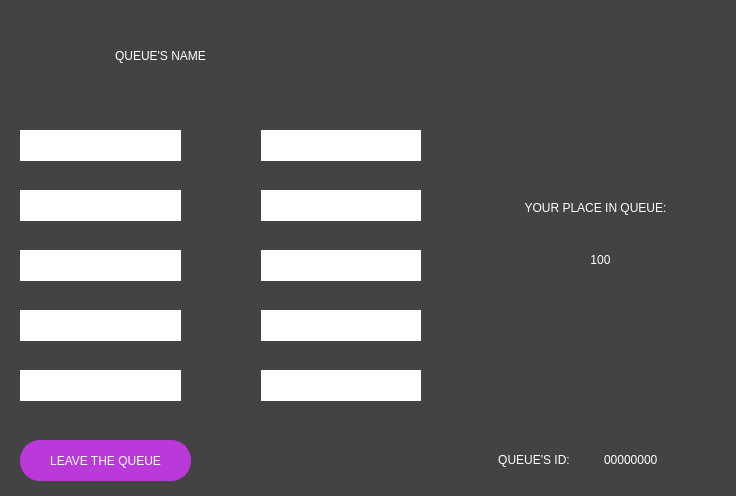
<?xml version="1.0" encoding="UTF-8"?>
<ui version="4.0">
 <class>Queue</class>
 <widget class="QDialog" name="Queue">
  <property name="geometry">
   <rect>
    <x>0</x>
    <y>0</y>
    <width>736</width>
    <height>496</height>
   </rect>
  </property>
  <property name="minimumSize">
   <size>
    <width>736</width>
    <height>496</height>
   </size>
  </property>
  <property name="maximumSize">
   <size>
    <width>736</width>
    <height>496</height>
   </size>
  </property>
  <property name="windowTitle">
   <string>Queue</string>
  </property>
  <property name="styleSheet">
   <string notr="true">background-color: rgb(67, 67, 67);</string>
  </property>
  <widget class="QWidget" name="horizontalLayoutWidget">
   <property name="geometry">
    <rect>
     <x>470</x>
     <y>420</y>
     <width>261</width>
     <height>80</height>
    </rect>
   </property>
   <layout class="QHBoxLayout" name="horizontalLayout">
    <item>
     <widget class="QLabel" name="QID_Label">
      <property name="styleSheet">
       <string notr="true">font: 600 12pt &quot;Segoe UI&quot;;
color: rgb(255, 255, 255);</string>
      </property>
      <property name="text">
       <string>&lt;html&gt;&lt;head/&gt;&lt;body&gt;&lt;p align=&quot;center&quot;&gt;QUEUE'S ID:&lt;/p&gt;&lt;/body&gt;&lt;/html&gt;</string>
      </property>
     </widget>
    </item>
    <item>
     <widget class="QLabel" name="QID">
      <property name="styleSheet">
       <string notr="true">font: 600 12pt &quot;Segoe UI&quot;;
color: rgb(255, 255, 255);</string>
      </property>
      <property name="text">
       <string>00000000</string>
      </property>
     </widget>
    </item>
   </layout>
  </widget>
  <widget class="QLabel" name="Line">
   <property name="geometry">
    <rect>
     <x>480</x>
     <y>200</y>
     <width>231</width>
     <height>31</height>
    </rect>
   </property>
   <property name="styleSheet">
    <string notr="true">font: 600 12pt &quot;Segoe UI&quot;;
color: rgb(255, 255, 255);</string>
   </property>
   <property name="text">
    <string>&lt;html&gt;&lt;head/&gt;&lt;body&gt;&lt;p align=&quot;center&quot;&gt;YOUR PLACE IN QUEUE:&lt;br/&gt;&lt;/p&gt;&lt;/body&gt;&lt;/html&gt;</string>
   </property>
  </widget>
  <widget class="QLabel" name="Name">
   <property name="geometry">
    <rect>
     <x>0</x>
     <y>10</y>
     <width>321</width>
     <height>93</height>
    </rect>
   </property>
   <property name="styleSheet">
    <string notr="true">font: 600 20pt &quot;Segoe UI&quot;;
color: rgb(255, 255, 255);</string>
   </property>
   <property name="text">
    <string>&lt;html&gt;&lt;head/&gt;&lt;body&gt;&lt;p align=&quot;center&quot;&gt;QUEUE'S NAME&lt;/p&gt;&lt;/body&gt;&lt;/html&gt;</string>
   </property>
   <property name="alignment">
    <set>Qt::AlignmentFlag::AlignCenter</set>
   </property>
  </widget>
  <widget class="QLabel" name="Place">
   <property name="geometry">
    <rect>
     <x>550</x>
     <y>240</y>
     <width>101</width>
     <height>41</height>
    </rect>
   </property>
   <property name="styleSheet">
    <string notr="true">font: 600 20pt &quot;Segoe UI&quot;;
color: rgb(255, 255, 255);</string>
   </property>
   <property name="text">
    <string>&lt;html&gt;&lt;head/&gt;&lt;body&gt;&lt;p align=&quot;center&quot;&gt;100&lt;/p&gt;&lt;/body&gt;&lt;/html&gt;</string>
   </property>
  </widget>
  <widget class="QWidget" name="horizontalLayoutWidget_2">
   <property name="geometry">
    <rect>
     <x>20</x>
     <y>130</y>
     <width>401</width>
     <height>31</height>
    </rect>
   </property>
   <layout class="QHBoxLayout" name="horizontalLayout_2">
    <property name="spacing">
     <number>80</number>
    </property>
    <item>
     <widget class="QLabel" name="label">
      <property name="styleSheet">
       <string notr="true">font: 600 12pt &quot;Segoe UI&quot;;
color: rgb(0, 0, 0);
background-color: rgb(255, 255, 255);</string>
      </property>
      <property name="text">
       <string/>
      </property>
     </widget>
    </item>
    <item>
     <widget class="QLabel" name="label_6">
      <property name="styleSheet">
       <string notr="true">font: 600 12pt &quot;Segoe UI&quot;;
color: rgb(0, 0, 0);
background-color: rgb(255, 255, 255);</string>
      </property>
      <property name="text">
       <string/>
      </property>
     </widget>
    </item>
   </layout>
  </widget>
  <widget class="QWidget" name="horizontalLayoutWidget_3">
   <property name="geometry">
    <rect>
     <x>20</x>
     <y>190</y>
     <width>401</width>
     <height>31</height>
    </rect>
   </property>
   <layout class="QHBoxLayout" name="horizontalLayout_3">
    <property name="spacing">
     <number>80</number>
    </property>
    <item>
     <widget class="QLabel" name="label_2">
      <property name="styleSheet">
       <string notr="true">font: 600 12pt &quot;Segoe UI&quot;;
color: rgb(0, 0, 0);
background-color: rgb(255, 255, 255);</string>
      </property>
      <property name="text">
       <string/>
      </property>
     </widget>
    </item>
    <item>
     <widget class="QLabel" name="label_7">
      <property name="styleSheet">
       <string notr="true">font: 600 12pt &quot;Segoe UI&quot;;
color: rgb(0, 0, 0);
background-color: rgb(255, 255, 255);</string>
      </property>
      <property name="text">
       <string/>
      </property>
     </widget>
    </item>
   </layout>
  </widget>
  <widget class="QWidget" name="horizontalLayoutWidget_4">
   <property name="geometry">
    <rect>
     <x>20</x>
     <y>250</y>
     <width>401</width>
     <height>31</height>
    </rect>
   </property>
   <layout class="QHBoxLayout" name="horizontalLayout_4">
    <property name="spacing">
     <number>80</number>
    </property>
    <item>
     <widget class="QLabel" name="label_3">
      <property name="styleSheet">
       <string notr="true">font: 600 12pt &quot;Segoe UI&quot;;
color: rgb(0, 0, 0);
background-color: rgb(255, 255, 255);</string>
      </property>
      <property name="text">
       <string/>
      </property>
     </widget>
    </item>
    <item>
     <widget class="QLabel" name="label_8">
      <property name="styleSheet">
       <string notr="true">font: 600 12pt &quot;Segoe UI&quot;;
color: rgb(0, 0, 0);
background-color: rgb(255, 255, 255);</string>
      </property>
      <property name="text">
       <string/>
      </property>
     </widget>
    </item>
   </layout>
  </widget>
  <widget class="QWidget" name="horizontalLayoutWidget_5">
   <property name="geometry">
    <rect>
     <x>20</x>
     <y>310</y>
     <width>401</width>
     <height>31</height>
    </rect>
   </property>
   <layout class="QHBoxLayout" name="horizontalLayout_5">
    <property name="spacing">
     <number>80</number>
    </property>
    <item>
     <widget class="QLabel" name="label_4">
      <property name="styleSheet">
       <string notr="true">font: 600 12pt &quot;Segoe UI&quot;;
color: rgb(0, 0, 0);
background-color: rgb(255, 255, 255);</string>
      </property>
      <property name="text">
       <string/>
      </property>
     </widget>
    </item>
    <item>
     <widget class="QLabel" name="label_9">
      <property name="styleSheet">
       <string notr="true">font: 600 12pt &quot;Segoe UI&quot;;
color: rgb(0, 0, 0);
background-color: rgb(255, 255, 255);</string>
      </property>
      <property name="text">
       <string/>
      </property>
     </widget>
    </item>
   </layout>
  </widget>
  <widget class="QWidget" name="horizontalLayoutWidget_6">
   <property name="geometry">
    <rect>
     <x>20</x>
     <y>370</y>
     <width>401</width>
     <height>31</height>
    </rect>
   </property>
   <layout class="QHBoxLayout" name="horizontalLayout_6">
    <property name="spacing">
     <number>80</number>
    </property>
    <item>
     <widget class="QLabel" name="label_5">
      <property name="styleSheet">
       <string notr="true">font: 600 12pt &quot;Segoe UI&quot;;
color: rgb(0, 0, 0);
background-color: rgb(255, 255, 255);</string>
      </property>
      <property name="text">
       <string/>
      </property>
     </widget>
    </item>
    <item>
     <widget class="QLabel" name="label_10">
      <property name="styleSheet">
       <string notr="true">font: 600 12pt &quot;Segoe UI&quot;;
color: rgb(0, 0, 0);
background-color: rgb(255, 255, 255);</string>
      </property>
      <property name="text">
       <string/>
      </property>
     </widget>
    </item>
   </layout>
  </widget>
  <widget class="QPushButton" name="pushButton">
   <property name="geometry">
    <rect>
     <x>20</x>
     <y>440</y>
     <width>171</width>
     <height>41</height>
    </rect>
   </property>
   <property name="styleSheet">
    <string notr="true">background-color: rgb(185, 58, 216);
font: 600 10pt &quot;Segoe UI&quot;;
color: rgb(255, 255, 255);
border-radius: 20px;                      
border: 2px solid  rgb(185,58,216)</string>
   </property>
   <property name="text">
    <string>LEAVE THE QUEUE</string>
   </property>
  </widget>
 </widget>
 <resources/>
 <connections/>
</ui>
